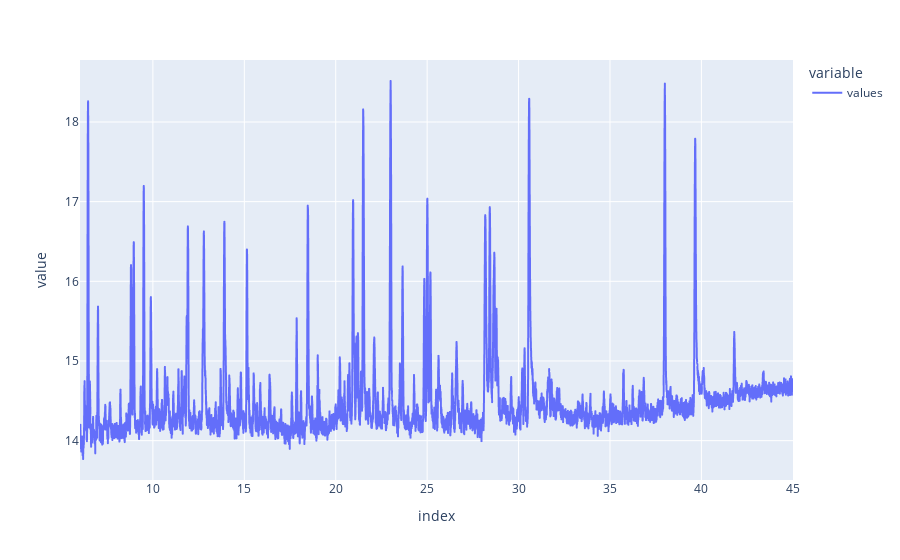

Notebook cell for this chart:
### Markdown cell above
## Mise en évidence des pics
Le passage des données en logarithme permet de mettre en évidence les plus petits pics du graphique, le but est de ne pas donner un importance trop grande aux pics les plus haut, car cela pourrait compliquer le travail sur la partie IA dans le cas ou l'information importante est contenue dans un pic de taille faible.<br>
Remarque : la fonction logarithme est bijective, il n'y a donc pas de perte d'information.

### Code cell
temp = np.log(temp)
temp.plot()

### Figure 1 — Plotly figure (JSON) as saved in the notebook; plotly's stock layout.template omitted (floating-point values rounded to 4 significant figures; data arrays with more than 128 entries replaced by an {"elided": "..."} marker saying what was removed)
{"data": [{"hovertemplate": "variable=values<br>index=%{x}<br>value=%{y}<extra></extra>", "legendgroup": "values", "line": {"color": "#636efa", "dash": "solid"}, "mode": "lines", "name": "values", "showlegend": true, "type": "scattergl", "x": {"elided": "6609 float values"}, "xaxis": "x", "y": {"elided": "6609 float values"}, "yaxis": "y"}], "layout": {"legend": {"title": {"text": "variable"}, "tracegroupgap": 0}, "margin": {"t": 60}, "xaxis": {"anchor": "y", "domain": [0, 1], "title": {"text": "index"}}, "yaxis": {"anchor": "x", "domain": [0, 1], "title": {"text": "value"}}}}
